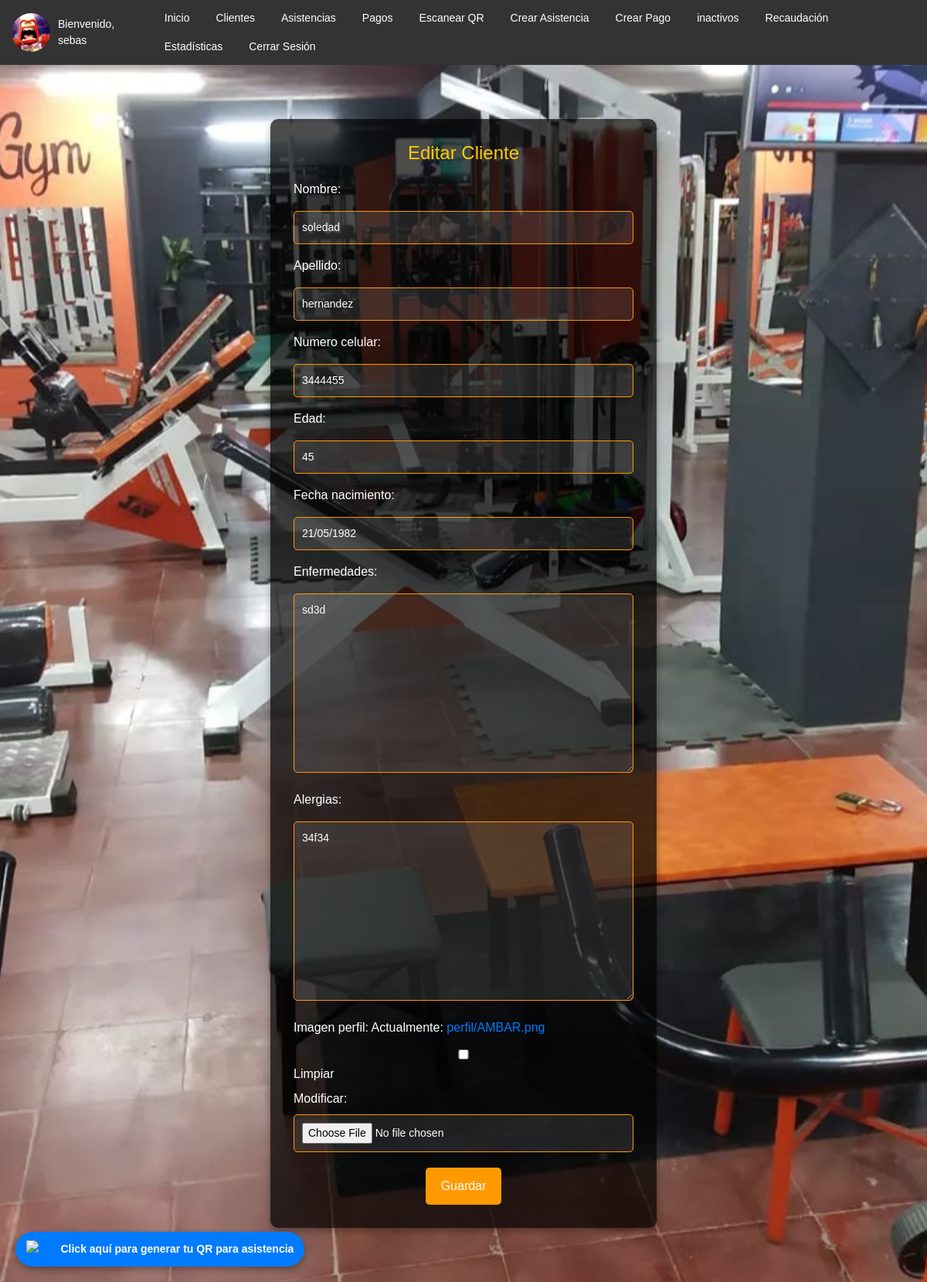
The app's page /editar/4/ (signed in) with its own data.
### clientes/models.py (models this page shows, shortened)
class Cliente(models.Model):
    user = models.OneToOneField(User, on_delete=models.CASCADE, null=True, blank=True)
    nombre = models.CharField(max_length=100)
    apellido = models.CharField(max_length=100)
    numero_celular = models.CharField(max_length=15)
    edad = models.IntegerField(default=18)
    fecha_nacimiento = models.DateField(null=True, blank=True)
    enfermedades = models.TextField(blank=True, null=True)
    alergias = models.TextField(blank=True, null=True)
    asistencia_mensual = models.PositiveIntegerField(default=0)
    imagen_perfil = models.ImageField(upload_to='perfil/', null=True, blank=True)
    qr_code = models.ImageField(upload_to='qr_codes/', null=True, blank=True)

### clientes/views.py (the view)
# urls.py: path('editar/<int:cliente_id>/', views.editar_cliente, name='editar_cliente'),
@login_required
def editar_cliente(request, cliente_id=None):
    if cliente_id and request.user.is_staff:  # Si es administrador y se pasa un cliente_id
        cliente = get_object_or_404(Cliente, id=cliente_id)
    elif not cliente_id:  # Si no hay cliente_id, es el propio usuario
        try:
            cliente = request.user.cliente
        except Cliente.DoesNotExist:
            return redirect('perfil')  # Redirigir si el cliente no existe
    else:  # Si no es administrador y trata de editar otro cliente
        return redirect('perfil')
    if request.method == 'POST':
        form = ClienteForm(request.POST, request.FILES, instance=cliente)
        if form.is_valid():
            form.save()
            return redirect('listar_clientes' if request.user.is_staff else 'perfil')
    else:
        form = ClienteForm(instance=cliente)
    return render(request, 'clientes/editar_cliente.html', {'form': form, 'cliente': cliente})

### clientes/forms.py
class ClienteForm(forms.ModelForm):
    class Meta:
        model = Cliente
        fields = ['nombre', 'apellido', 'numero_celular', 'edad', 'fecha_nacimiento', 'enfermedades', 'alergias', 'imagen_perfil']

### clientes/templates/clientes/editar_cliente.html (shortened to what this page needs)
{% extends "base.html" %}
{% block content %}
<div class="editar-perfil-container">
    <h2>
        {% if user.is_staff and cliente.user != request.user %}
            Editar Cliente
        {% else %}
            Editar Perfil
        {% endif %}
    </h2>
    <form method="post" enctype="multipart/form-data">
        <div class="form-group">
            {{ form.as_p }}
        </div>
        <div class="form-actions">
            <button type="submit">Guardar</button>
        </div>
    </form>
</div>
{% endblock %}

### clientes/templates/base.html (shortened to what this page needs)
{% load static %}
<!DOCTYPE html>
<html lang="es">
<head>
    <link rel="stylesheet" href="https://maxcdn.bootstrapcdn.com/bootstrap/4.5.2/css/bootstrap.min.css">
</head>
<body>
    <header>
        {% if user.is_authenticated %}
            <div class="menu-container">
                {% if user.cliente.imagen_perfil %}
                    <img src="{{ user.cliente.imagen_perfil.url }}" alt="Imagen de perfil" class="profile-img">
                {% else %}
                    <img src="{% static 'default_profile.png' %}" alt="Imagen de perfil por defecto" class="profile-img">
                {% endif %}
                <div class="welcome-text">Bienvenido, {{ user.username }}</div>
                <nav>
                    <ul>
                        {% if user.is_staff %}
                            <li><a href="{% url 'home' %}">Inicio</a></li>
                            <li><a href="{% url 'listar_clientes' %}">Clientes</a></li>
                            <li><a href="{% url 'listar_asistencias' %}">Asistencias</a></li>
                            <li><a href="{% url 'listar_pagos' %}">Pagos</a></li>
                            <li><a href="{% url 'escanear_qr' %}">Escanear QR</a></li>
                            <li><a href="{% url 'crear_asistencia' %}">Crear Asistencia</a></li>
                            <li><a href="{% url 'crear_pago' %}">Crear Pago</a></li>
                            <li><a href="{% url 'listar_inactivos' %}">inactivos</a></li>
                            <li><a href="{% url 'recaudacion' %}">Recaudación</a></li>
                            <li><a href="{% url 'dashboard' %}">Estadísticas</a></li>
                        {% endif %}
                        <li>
                            <form id="logout-form" method="post" action="{% url 'logout' %}" style="margin: 0;">
                                <button type="button" onclick="confirmarCierreSesion()">Cerrar Sesión</button>
                            </form>
                        </li>
                    </ul>
                </nav>
            </div>
        {% endif %}
    </header>
    <main>
        {% block content %}{% endblock %}
    </main>
    {% if cliente %}
    <div class="qr-float-container">
        <a href="{% url 'generar_qr' cliente.id %}" class="qr-float-btn">
            <img src="https://cdn-icons-png.flaticon.com/512/3917/3917132.png" alt="QR">
            <span class="qr-text">Click aquí para generar tu QR para asistencia</span>
        </a>
    </div>
    {% endif %}
</body>
</html>

### clientes/templates/base.html (style rules this page uses)
body { font-family: Arial, sans-serif; margin: 0; padding: 0; }
header { background-color: #333; padding: 5px 15px; display: flex; align-items: center; justify-content: space-between; }
.menu-container { display: flex; align-items: center; width: 100%; }
.profile-img { width: 50px; height: 50px; border-radius: 50%; object-fit: cover; margin-right: 10px; }
.welcome-text { color: white; margin-right: 20px; font-size: 14px; }
nav ul { list-style-type: none; margin: 0; padding: 0; display: flex; flex-wrap: wrap; }
nav ul li { margin: 0 5px; }
nav ul li a, nav ul li form button { display: block; color: white; padding: 8px 12px; text-decoration: none; background-color: #333; border: none; border-radius: 5px; cursor: pointer; transition: background-color 0.3s ease; font-size: 14px; }
main { padding: 20px; }
.qr-float-container { position: fixed; bottom: 20px; left: 20px; display: flex; align-items: center; gap: 10px; background: #007bff; padding: 10px 14px; border-radius: 25px; box-shadow: 0px 4px 8px rgba(0, 0, 0, 0.3); transition: transform 0.2s, background 0.3s; cursor: pointer; }
.qr-float-btn img { width: 40px; height: 40px; }
.qr-text { color: white; font-weight: bold; font-size: 14px; white-space: nowrap; }

### clientes/templates/clientes/editar_cliente.html (style rules this page uses)
body { background: url("/static/images/foto2.jpg") no-repeat center center fixed; background-size: cover; font-family: "Arial", sans-serif; color: white; }
.editar-perfil-container { max-width: 500px; margin: 50px auto; padding: 30px; background: rgba(0, 0, 0, 0.7); border-radius: 10px; box-shadow: 0px 4px 10px rgba(0, 0, 0, 0.3); text-align: center; animation: fadeIn 0.5s ease-in-out; }
.editar-perfil-container h2 { color: #ffcc00; font-size: 24px; margin-bottom: 20px; }
.form-group { text-align: left; }
.editar-perfil-container input, .editar-perfil-container select, .editar-perfil-container textarea { width: 100%; padding: 10px; margin-top: 8px; border: 1px solid #ff9900; border-radius: 5px; font-size: 14px; background: rgba(255, 255, 255, 0.1); color: white; }
.form-actions { margin-top: 20px; }
.form-actions button { background: #ff9900; color: white; padding: 12px 20px; border: none; border-radius: 5px; font-size: 16px; cursor: pointer; transition: 0.3s ease-in-out; }

### records on screen
Cliente: nombre "soledad", apellido "hernandez", numero_celular "3444455", edad "45", fecha_nacimiento "21/05/1982", enfermedades "sd3d", alergias "34f34"

### other values on screen
{{ user.username }} "sebas"
